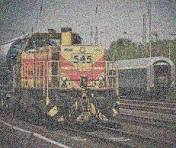
#> input picture imagefiltering/blur.jpeg, 176 x 148 px
$ python median_blur.py
#> lines starting #> are read from the running program, lines starting #| are printed output that depends on the picture
import cv2

images = cv2.imread("blur.jpeg")
#> images is the input picture: shape (148, 176, 3); mean B, G, R 116.1, 121.1, 126.5

blurred = cv2.medianBlur(images,5)
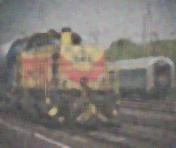
#> blurred: shape (148, 176, 3); mean B, G, R 115.9, 120.9, 126.4

cv2.imshow("original",images)
cv2.imshow("blur",blurred)
cv2.waitKey()
cv2.destroyAllWindows()
cv2.imwrite("median_clean.jpeg",blurred)
